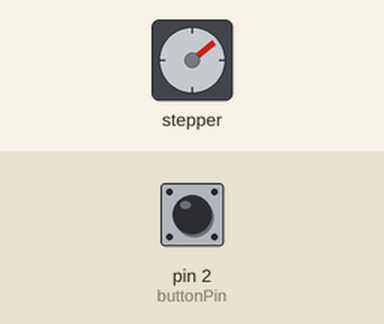
This sketch was run on a simulated Arduino Uno, built with avr-gcc and run on an emulated ATmega328P. Parts: stepper motor. The test bench sets the inputs (shaded band); at power-on: pin 2 (buttonPin) HIGH. Stepper angles assume 2048 steps per turn.

Above: at 1.2 s.
1.3 s: pin 2 (buttonPin) pulled LOW for 3.2 s
At 5.25 s:
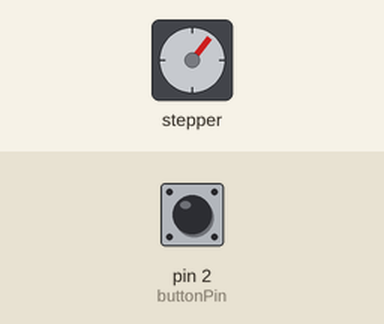
7.5 s: pin 2 (buttonPin) pulled LOW for 0.15 s
At 7.67 s:
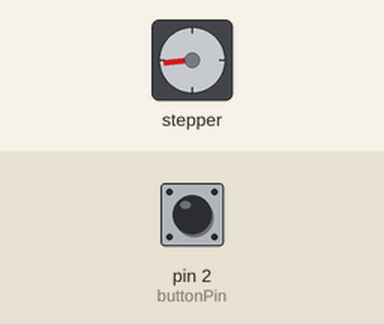
10.5 s: pin 2 (buttonPin) pulled LOW for 1 s
At 10.5 s:
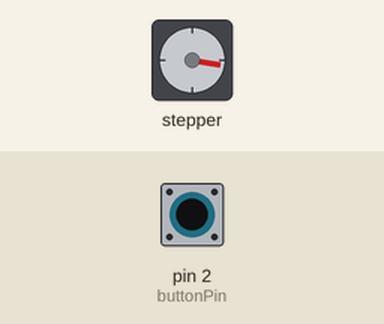
Timing chart, 0 to 19.5 s (numbered marks = the images above; inputs shaded):
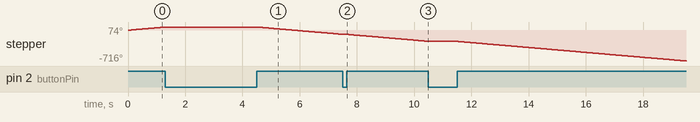

The sketch:

35.stepper_motor.ino
```cpp
// explanation of hardware connection
/**
  1. stepmotor can only be runned with a stepmotor driver, because the stepmotor
     draws a lot of current while running, so it cannot be directly drived by arduino
  2. Because of 1., a exteral power supply with 9V should be used, and in order to use
     this power supply, a exteral power supply module should be added, in order to provide
     sufficient current to the stepmotor, this module should be connected to the stepmotor
     driver
**/


// this file can be found at
// https://github.com/arduino-libraries/Stepper/blob/master/src/Stepper.h

#include <Stepper.h>

int stepsPerRevolution = 2048;

// unit: rpm
int motSpeed = 10;


// push button and change the rotate direction of stepmotor
int buttonPin = 2;
int motDir = 1;
int buttonValNew;
int buttonValOld = 1;


// ATTENTION! the pin of 28BYJ48 dosent reliable
//Stepper myStepper(stepsPerRevolution, 9, 11, 10, 8); // working
//Stepper myStepper(stepsPerRevolution, 10, 8, 11, 9);  // working
Stepper myStepper(stepsPerRevolution, 10, 8, 9, 11);


void setup() {
  // put your setup code here, to run once:
  Serial.begin(9600);

  myStepper.setSpeed(motSpeed);

  pinMode(buttonPin,INPUT);
  digitalWrite(buttonPin, HIGH);
}

void loop() {

  // keep reading the button value
  buttonValNew = digitalRead(buttonPin);

  // at first the button value will be set to 1, buttonValOld = 1
  // if the button is pushed, the value will be change into 0
  // ATTENTION! The reading speed of digitalRead is not really sensible
  // when pushing button, please push for at least 0.5 second


  // when the button is pushed
  if(buttonValOld == 1 && buttonValNew == 0){
     motDir = motDir*(-1);
  }

  myStepper.step(motDir*1);

  /**
    * control the rotate angle of stepmotor
  myStepper.step(stepsPerRevolution);
  delay(1000);
  myStepper.step(-stepsPerRevolution);
  delay(1000);
  **/
}
```
